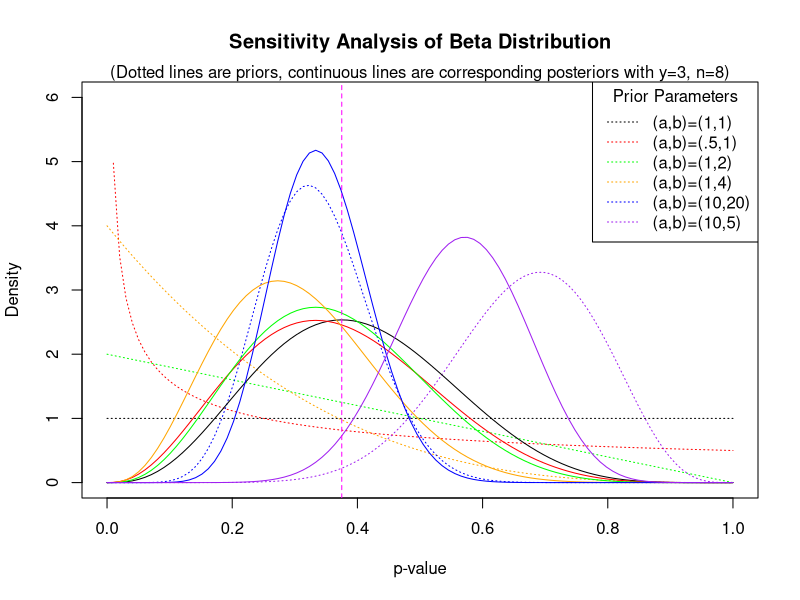

Here is the R script that generated this plot: (Note: this script raises an error after producing the figure.)
# This script is a prior sensitivity analysis for a Bernoulli|Beta example.
# We take random variables {X_i}\in {0,1}, with 1 indicating 'success' and 
# 0 indicating 'failure.'
#
# Prior assumptions:  We know that the probability p of success must be in [0,1],
# and for external reasons we assume it is likely that p<1/2.  We use a 
# beta distribution.  Recall that such distributions are parametrized by a,b>0. 
# We choose b>a to give the prior distribution the desired skew-left property.
#
# Assume during a certain trial, we have y=3 successes out of n=8 attempts.
#   
#
#
# Use the following set of (a,b) for the sensitivity analysis:
#
# a=1, b=1    (Uniform prior)
# a=.5,b=1
# a=1, b=2
# a=1, b=4
# a=10, b=20
# a=10, b=5   # Skew-right example just for fun


# The following script plots the prior distributions as dotted lines:

x<-seq(0,1,length=100)

a=c(1,.5,1,1,10,10)
b=c(1,1,2,4,20,5)

colors<-c("black","red","green","orange","blue","purple")
labels<-c("(a,b)=(1,1)","(a,b)=(.5,1)","(a,b)=(1,2)","(a,b)=(1,4)",
	"(a,b)=(10,20)","(a,b)=(10,5)")

plot(x,dbeta(x,shape1=a[1],shape2=b[1]),type="l",lty=3,xlab="p-value",ylab="Density",
	xlim=c(0,1),ylim=c(0,6), main="Sensitivity Analysis of Beta Distribution")

mtext("(Dotted lines are priors, continuous lines are corresponding posteriors with y=3, n=8)",side=3)

for (i in 2:6){
	lines(x,dbeta(x,shape1=a[i],shape2=b[i]),lty=3,col=colors[i])
}

legend("topright",title="Prior Parameters",labels,lty=c(3,3,3,3,3,3),col=colors)

# We now compute the posterior distributions.  For the Bernoulli|Beta example,
# one has closed forms for the resulting parameters (a2,b2):
#
#		a2 = a+y =a+3
#		b2 = b+n-y = b+5
#

a2<-a+3
b2<-b+5

# Now plot the posterior distributions as solid lines:

for (i in 1:6){
	lines(x,dbeta(x,shape1=a2[i],shape2=b2[i]),lty=1,col=colors[i])
}

# The Maximum liklihood estimator is p=3/8=.375, so we add that in to the plot:

abline(v=.375,lty=2,col="magenta")
text(locator(1),"<--- MLE =3/8=.375",pos=4,col="magenta",cex=.75)







